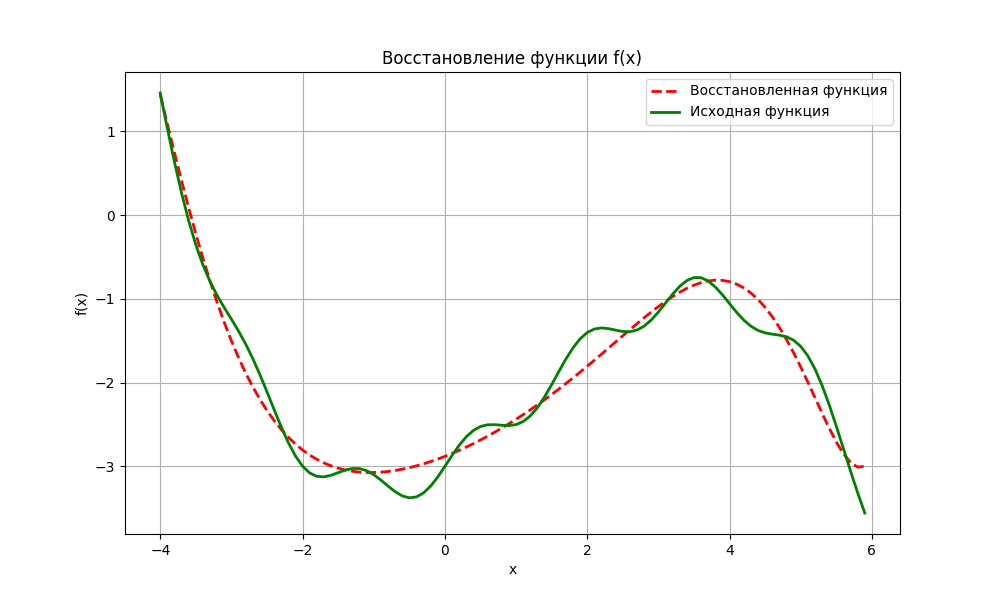

Reproduce this figure in Python.
import numpy as np
from matplotlib import pyplot as plt

def func(x):
    return 0.5 * x + 0.2 * x ** 2 - 0.05 * x ** 3 + 0.2 * np.sin(4 * x) - 3

# Генерация данных
coord_x = np.arange(-4.0, 6.0, 0.1)
coord_y = func(coord_x)
K = 10
X = np.array([[xx**i for i in range(K)] for xx in coord_x])  # обучающая выборка для поиска коэффициентов модели
Y = coord_y

# Обучающая выборка
X_train = X[::2]  # входы
Y_train = Y[::2]  # целевые значения

# Вычисление матрицы Грама
F = X_train.T @ X_train / X_train.shape[0]

# Вычисление собственных векторов и собственных чисел
L, W = np.linalg.eig(F)

# Сортировка собственных векторов по возрастанию
WW = W[np.argsort(L)]

# Вычисление новых признаков G, оставляя только первые 7 признаков
G = np.dot(X, WW.T)  # Преобразование исходных данных
G = G[:, :7]  # Оставляем только первые 7 признаков

# Формирование матрицы XX_train из образов с новыми признаками G
XX_train = G[::2]

# Вычисление вектора параметров w
w_star = np.linalg.inv(XX_train.T @ XX_train) @ XX_train.T @ Y_train

# Восстановление функции f(x) с использованием матрицы G и вектора параметров w
predict = G @ w_star

# Визуализация
plt.figure(figsize=(10, 6))
plt.plot(coord_x, predict, color='red', label='Восстановленная функция', linewidth=2, linestyle='--')
plt.plot(coord_x, coord_y, color='green', label='Исходная функция', linewidth=2)
plt.title("Восстановление функции f(x)")
plt.xlabel("x")
plt.ylabel("f(x)")
plt.legend()
plt.grid()
plt.savefig('task4_8_3.png') # сохранение в файл
plt.show()

